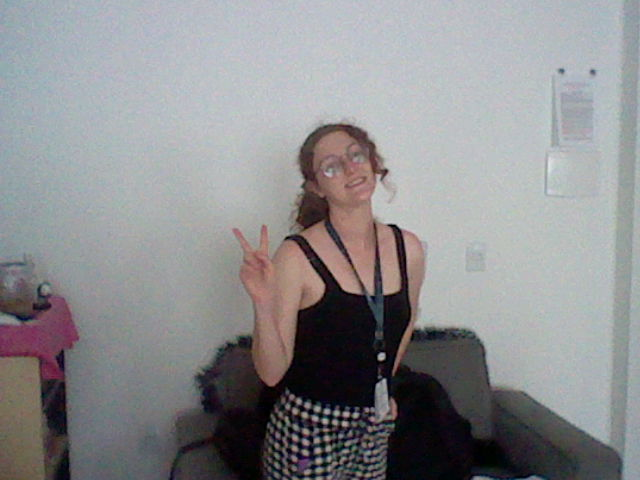
#> input picture stereoscopy/images/poliL.jpg, 640 x 480 px
$ python test.py
#> lines starting #> are read from the running program, lines starting #| are printed output that depends on the picture
import numpy as np
import cv2 as cv
from matplotlib import pyplot as plt

imgL = cv.imread('images/poliL.jpg', cv.IMREAD_GRAYSCALE)
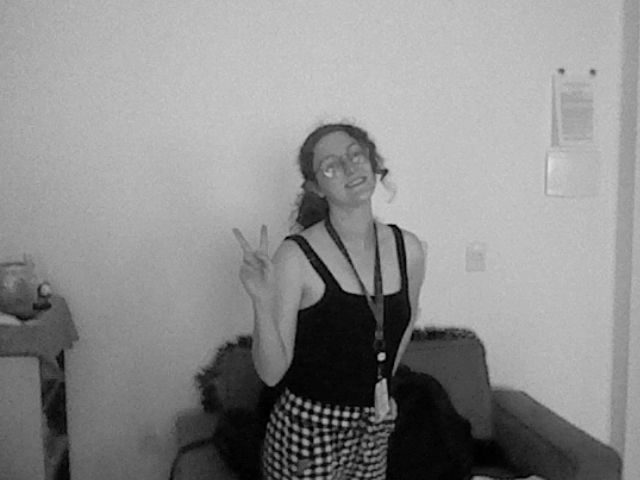
#> imgL: shape (480, 640); min 0, max 228, mean 140.6
imgR = cv.imread('images/poliR.jpg', cv.IMREAD_GRAYSCALE)
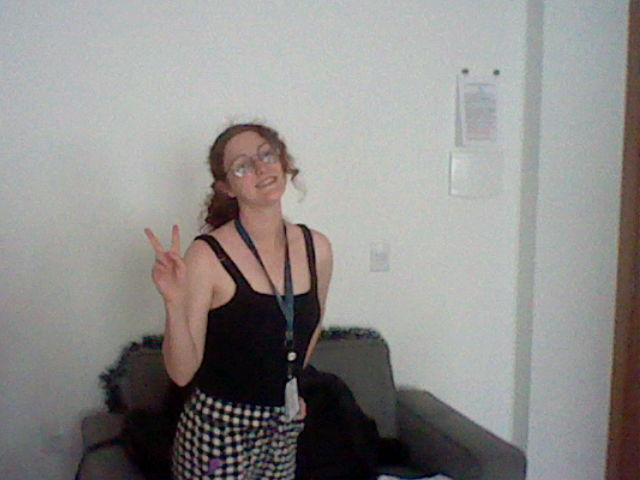
#> input picture stereoscopy/images/poliR.jpg, 640 x 480 px
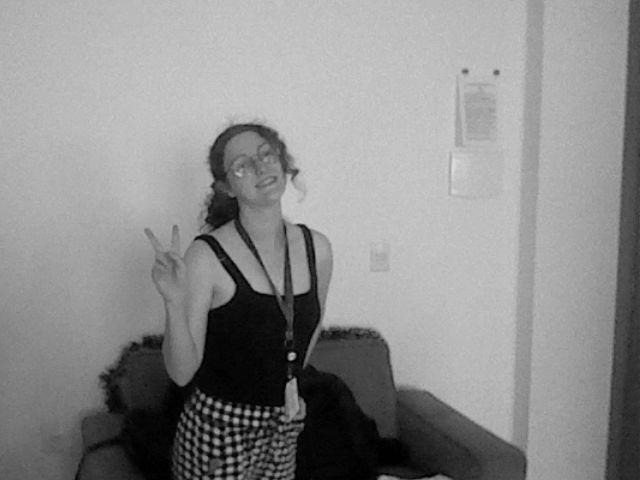
#> imgR: shape (480, 640); min 0, max 220, mean 140.7

# imgL = cv.imread('images/tsukubaL.png', cv.IMREAD_GRAYSCALE)
# imgR = cv.imread('images/tsukubaR.png', cv.IMREAD_GRAYSCALE)

stereo = cv.StereoBM.create(numDisparities=128, blockSize=11)
disparity = stereo.compute(imgL,imgR)
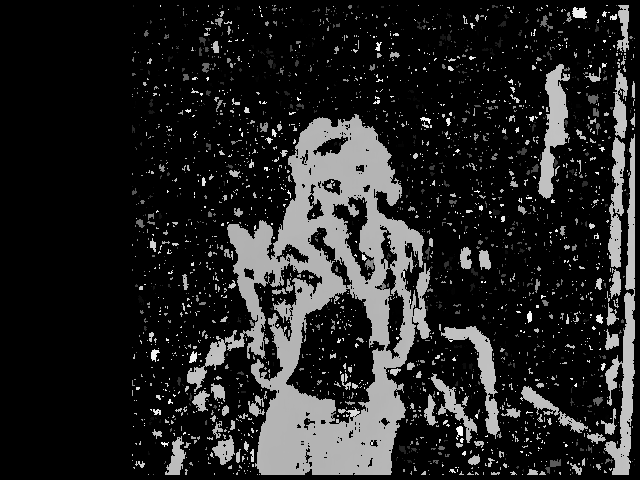
#> disparity: shape (480, 640) int16; min -16, max 2032, mean 276.5; drawn with min black and max white
plt.imshow(disparity,'gray')
# plt.imshow(imgL,'L')
# plt.imshow(imgR,'R')
plt.show()
